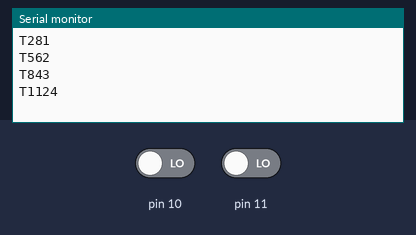
This sketch was run on a simulated Arduino Uno, built with avr-gcc and run on an emulated ATmega328P. Shown: the last lines printed to the serial monitor. The test bench sets the inputs (shaded band); at power-on: pin 10 LOW, pin 11 LOW.

Above: at 1.2 s.
1.3 s: pin 10 driven HIGH
At 1.65 s:
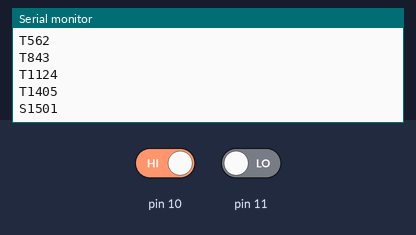
4.3 s: pin 11 driven HIGH
At 4.45 s:
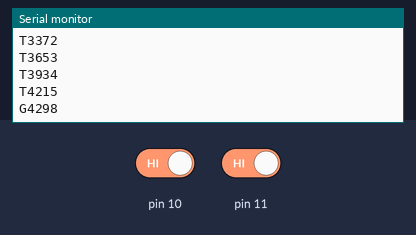

The sketch:

kytimer.ino
```cpp
long ms;
long b_ms;
long ms_start = 0;
long ms_goal = 0;

long switch_delay_ms = 1500;
long delay_ms = 280;

void setup() {
  Serial.begin(9600);

  pinMode(10, INPUT);
  pinMode(11, INPUT);

}

void loop() {
  ms = millis();
  String time_string = String(ms);
  if(digitalRead(10) == 1){
    //START
    if(ms > ms_start + switch_delay_ms){
      Serial.println("S" + time_string);
      ms_start = ms;
    }

  }

  if(digitalRead(11) == 1){
    //GOAL
    if(ms > ms_goal + switch_delay_ms){
      Serial.println("G" + time_string);
      ms_goal = ms;
    }
  }

  if(ms > b_ms + delay_ms){
    Serial.println("T" + time_string);
    b_ms = ms;
  }

}
```

Measured:
- after the input at 1.3 s, the serial monitor: prints a new line after 0.20 s (image 1)
- after the input at 4.3 s, the serial monitor: prints a new line at once (image 2)
